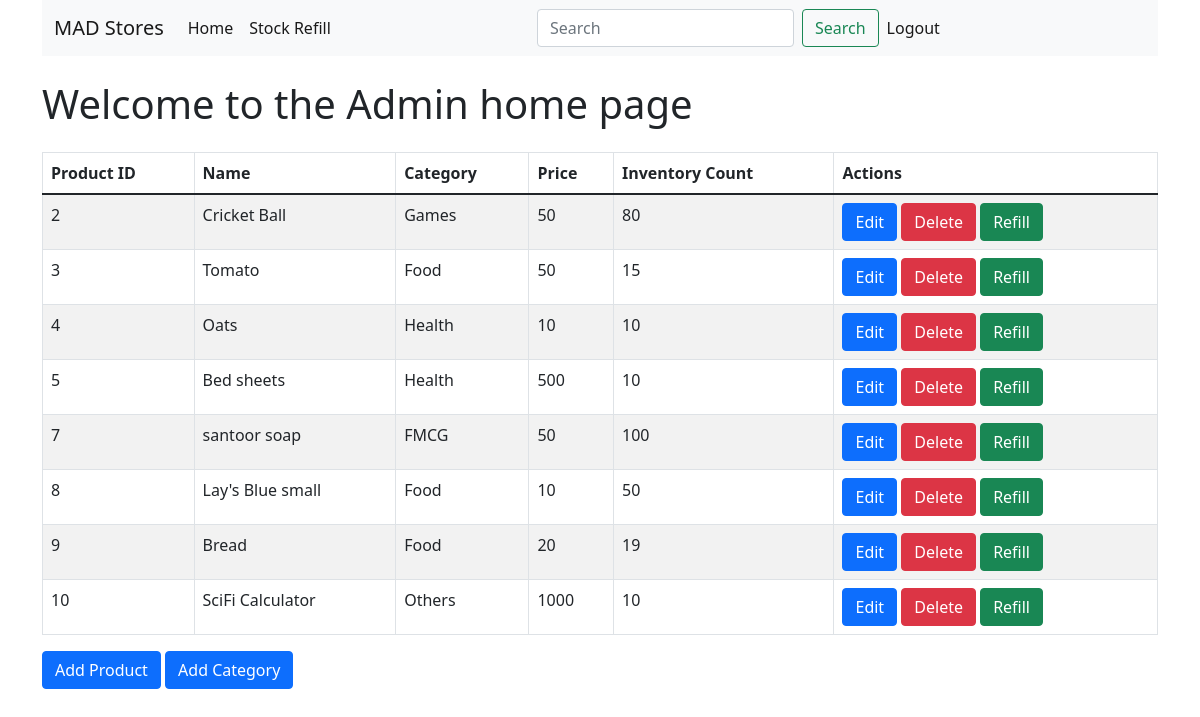
Page /admin/home (signed in) on the committed database.
### models.py (models this page shows)
class Products(db.Model):
    product_id=db.Column(db.Integer,primary_key=True)
    product_name=db.Column(db.String(50),nullable=False)
    product_price=db.Column(db.Integer,nullable=False)
    inventory_count=db.Column(db.Integer,nullable=False)
    image_url=db.Column(db.String(100),nullable=False)
    category=db.Column(db.String(50),nullable=False)

### app.py (the view)
@app.route('/admin/home',methods=['GET','POST'])
def admin_home():
    products=Products.query.all()
    if "admin" in session:
        return render_template('admin_home.html',products=products)
    return redirect("/admin/login")

### templates/admin_home.html (shortened to what this page needs)
<!DOCTYPE html>
<html lang="en">
<head>
    <link href="https://cdn.jsdelivr.net/npm/bootstrap@5.1.3/dist/css/bootstrap.min.css" rel="stylesheet">
</head>
<body>
    <div class="container">
        <nav class="navbar navbar-expand-lg navbar-light bg-light">
            <div class="container-fluid">
                <a class="navbar-brand" href="#">MAD Stores</a>
                <ul class="navbar-nav me-auto mb-2 mb-lg-0">
                    <li class="nav-item">
                        <a class="nav-link active" aria-current="page" href="#">Home</a>
                    </li>
                    <li class="nav-item">
                        <a class="nav-link active" aria-current="page" href="#">Stock Refill</a>
                    </li>
                </ul>
                <form class="d-flex">
                    <input class="form-control me-2" type="search" placeholder="Search" aria-label="Search">
                    <button class="btn btn-outline-success" type="submit">Search</button>
                </form>
                <ul class="navbar-nav me-auto mb-2 mb-lg-0">
                    <li class="nav-item">
                        <a class="nav-link active" aria-current="page" href="/admin/logout">Logout</a>
                    </li>
                </ul>
            </div>
        </nav>
        <h1 class="mt-4">Welcome to the Admin home page</h1>
        <table class="table table-striped table-bordered mt-4">
            <thead>
                <tr>
                    <th>Product ID</th>
                    <th>Name</th>
                    <th>Category</th>
                    <th>Price</th>
                    <th>Inventory Count</th>
                    <th>Actions</th>
                </tr>
            </thead>
            <tbody>
                {% for product in products %}
                <tr>
                    <td>{{ product.product_id }}</td>
                    <td>{{ product.product_name }}</td>
                    <td>{{ product.category }}</td>
                    <td>{{ product.product_price }}</td>
                    <td>{{ product.inventory_count }}</td>
                    <td>
                        <a href="/admin/edit_product/{{ product.product_id }}" class="btn btn-primary">Edit</a>
                        <a href="/admin/delete_product/{{ product.product_id }}" class="btn btn-danger">Delete</a>
                        <a href="/admin/refill/{{ product.product_id }}" class="btn btn-success">Refill</a>
                    </td>
                </tr>
                {% endfor %}
            </tbody>
        </table>
        <a href="/admin/add_product" class="btn btn-primary">Add Product</a>
        <a href="/admin/add_category" class="btn btn-primary">Add Category</a>
    </div>
</body>
</html>

### rows in the picture
Products: product_id "2", product_name "Cricket Ball", category "Games", product_price "50", inventory_count "80"
Products: product_id "3", product_name "Tomato", category "Food", product_price "50", inventory_count "15"
Products: product_id "4", product_name "Oats", category "Health", product_price "10", inventory_count "10"
Products: product_id "5", product_name "Bed sheets", category "Health", product_price "500", inventory_count "10"
Products: product_id "7", product_name "santoor soap", category "FMCG", product_price "50", inventory_count "100"
Products: product_id "8", product_name "Lay's Blue small", category "Food", product_price "10", inventory_count "50"
Products: product_id "9", product_name "Bread", category "Food", product_price "20", inventory_count "19"
Products: product_id "10", product_name "SciFi Calculator", category "Others", product_price "1000", inventory_count "10"
